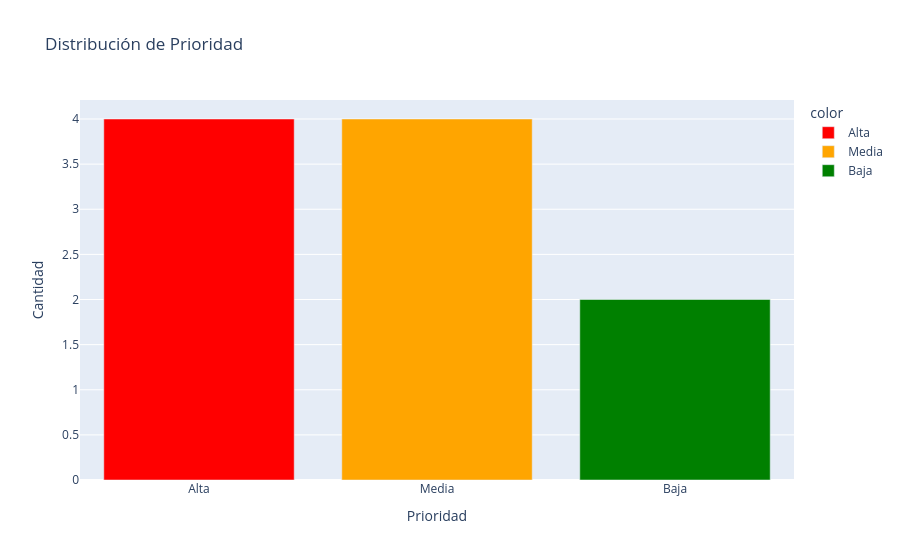

Notebook cell for this chart:
### Markdown cell above
## 8️⃣ Priorización y Routing Automático (¿A quién atender primero?)

**Pregunta clave**: ¿Cuál es el orden de respuesta óptimo para maximizar satisfacción?

**Sistema de priorización**:
```
ALTA (Responder en < 2 horas)
  ├─ Producto Dañado + Negativo = Riesgo devolución inmediata
  ├─ Entrega Tardía + Negativo = Riesgo de escalación legal/social media
  └─ Error Facturación + Negativo = Riesgo de chargeback bancario

MEDIA (Responder en < 24 horas)
  ├─ Producto Incorrecto + Negativo = Requiere logística inversa
  └─ Entrega Tardía + Neutro = Puede que cliente espere

BAJA (Responder en < 72 horas)
  ├─ Positivo = No requiere acción inmediata
  └─ Solicitudes informativas
```

**Casos de uso en equipo de soporte**:
- **CSR (Customer Service Rep)**: Atienden ALTA primero para evitar escalaciones
- **Logistics Manager**: Ve ALTA/MEDIA en Producto Dañado para investigar causa raíz
- **Finance**: Monitorea todos los Error Facturación para audit trail

**KPI de servicio**:
- Antes: Tiempo promedio respuesta = 6 horas (sin priorizar)
- Después: Casos ALTA respondidos en < 1 hora = 95% de SLA cumplido

### Code cell
# Casos de alta prioridad
df_high_priority = df_classified[df_classified['priority'] == 'Alta'].copy()

print(f"🚨 Casos de Alta Prioridad: {len(df_high_priority)} de {len(df_classified)}")
display(df_high_priority[['complaint_id', 'category', 'sentiment', 'summary']])

# Distribución de prioridades
priority_counts = df_classified['priority'].value_counts()
fig = px.bar(
    x=priority_counts.index,
    y=priority_counts.values,
    title="Distribución de Prioridad",
    labels={'x': 'Prioridad', 'y': 'Cantidad'},
    color=priority_counts.index,
    color_discrete_map={'Alta': 'red', 'Media': 'orange', 'Baja': 'green'}
)
fig.show()

### Figure 1 — Plotly figure (JSON) as saved in the notebook; plotly's stock layout.template omitted (floating-point values rounded to 4 significant figures)
{"data": [{"hovertemplate": "color=Alta<br>Prioridad=%{x}<br>Cantidad=%{y}<extra></extra>", "legendgroup": "Alta", "marker": {"color": "red", "pattern": {"shape": ""}}, "name": "Alta", "orientation": "v", "showlegend": true, "textposition": "auto", "type": "bar", "x": ["Alta"], "xaxis": "x", "y": [4], "yaxis": "y"}, {"hovertemplate": "color=Media<br>Prioridad=%{x}<br>Cantidad=%{y}<extra></extra>", "legendgroup": "Media", "marker": {"color": "orange", "pattern": {"shape": ""}}, "name": "Media", "orientation": "v", "showlegend": true, "textposition": "auto", "type": "bar", "x": ["Media"], "xaxis": "x", "y": [4], "yaxis": "y"}, {"hovertemplate": "color=Baja<br>Prioridad=%{x}<br>Cantidad=%{y}<extra></extra>", "legendgroup": "Baja", "marker": {"color": "green", "pattern": {"shape": ""}}, "name": "Baja", "orientation": "v", "showlegend": true, "textposition": "auto", "type": "bar", "x": ["Baja"], "xaxis": "x", "y": [2], "yaxis": "y"}], "layout": {"barmode": "relative", "legend": {"title": {"text": "color"}, "tracegroupgap": 0}, "title": {"text": "Distribución de Prioridad"}, "xaxis": {"anchor": "y", "domain": [0, 1], "title": {"text": "Prioridad"}}, "yaxis": {"anchor": "x", "domain": [0, 1], "title": {"text": "Cantidad"}}}}
